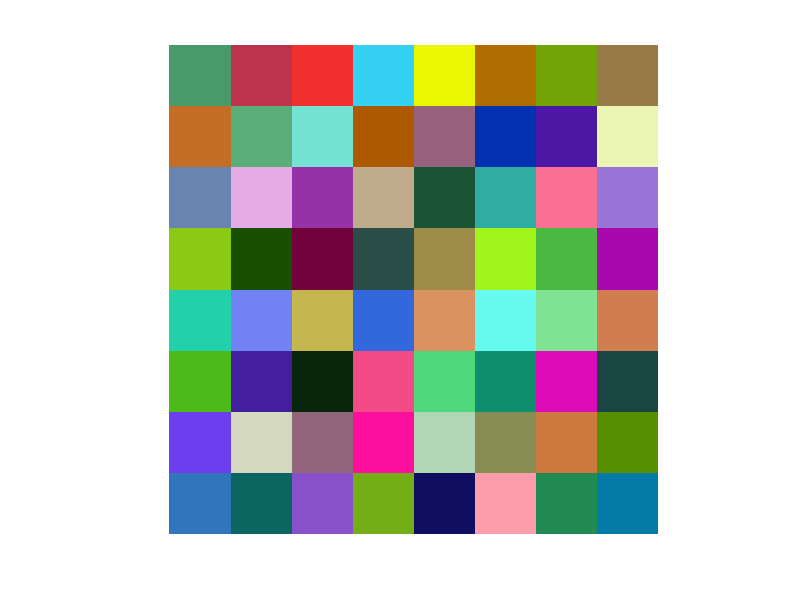

This figure's MATLAB source:
%excitingcolormaps

img=reshape(1:64, 8, 8)
image(img); colormap(gray(64));

axis square
axis off
drawnow
pause

for i=1:200
    pp=rand(64, 3)
    colormap(pp)
    drawnow;
end

